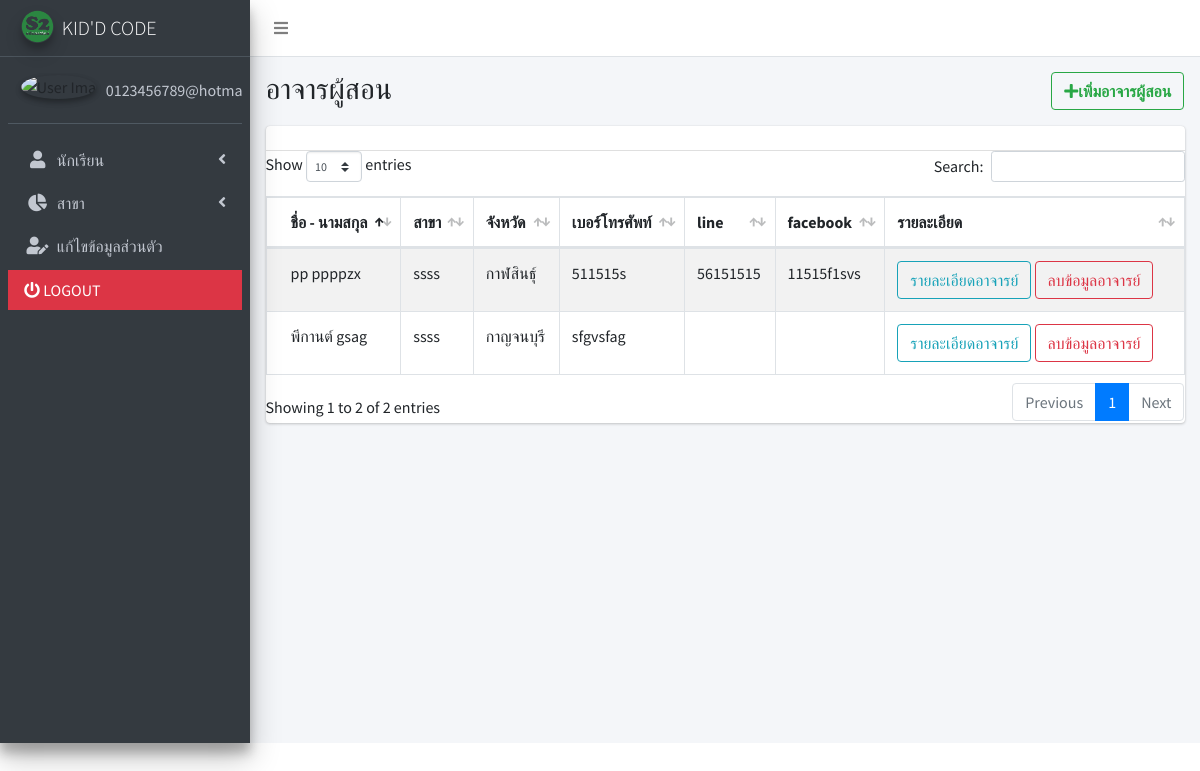
The app's page /admin/techdetail.php (signed in) with its own data.
### tables this page shows
CREATE TABLE `member` (
  `member_id` int(11) NOT NULL,
  `member_user` varchar(100) NOT NULL,
  `member_password` varchar(100) DEFAULT NULL,
  `member_photo` text DEFAULT NULL,
  `member_fullname` varchar(100) NOT NULL,
  `member_nickname` varchar(100) NOT NULL,
  `member_id_card_code` varchar(100) NOT NULL,
  `member_tel` varchar(20) DEFAULT NULL,
  `member_email` varchar(200) DEFAULT NULL,
  `member_facebook` varchar(100) DEFAULT NULL,
  `member_line` varchar(100) DEFAULT NULL,
  `member_stdate` date NOT NULL,
  `member_branch` varchar(11) DEFAULT NULL,
  `member_county` varchar(100) NOT NULL,
  `member_birth` date NOT NULL,
  `member_rank` varchar(100) NOT NULL,
  `member_status` varchar(100) NOT NULL
);

CREATE TABLE `branch` (
  `branch_id` varchar(11) NOT NULL,
  `branch_name` varchar(100) NOT NULL,
  `branch_address` text NOT NULL,
  `branch_county` varchar(100) NOT NULL,
  `branch_map` text NOT NULL,
  `branch_photo` text DEFAULT NULL,
  `branch_show` varchar(10) NOT NULL,
  `branch_onwer` int(11) NOT NULL
);

### admin/techdetail.php (the view, shortened to what this page needs)
<?php
  require('../condb.php');
  $sql1 = ("SELECT *  FROM member AS d1
            INNER JOIN branch AS d2
            ON  d1.member_branch = d2.branch_id AND member_rank = 't' AND member_status = 'อยู่ในระบบ'");
  $result1 = mysqli_query($conn, $sql1);
?>
<!DOCTYPE html>
<html lang="en">
<head>
  <link rel="stylesheet" href="../plugins/fontawesome-free/css/all.min.css">
  <link rel="stylesheet" href="../plugins/datatables-bs4/css/dataTables.bootstrap4.min.css">
  <link rel="stylesheet" href="../plugins/datatables-responsive/css/responsive.bootstrap4.min.css">
  <link rel="stylesheet" href="../plugins/datatables-buttons/css/buttons.bootstrap4.min.css">
  <link rel="stylesheet" href="../dist/css/adminlte.min.css">
</head>
<body class="hold-transition sidebar-mini">
<div class="wrapper">
  <nav class="main-header navbar navbar-expand navbar-white navbar-light">
    <ul class="navbar-nav">
      <li class="nav-item">
        <a class="nav-link" data-widget="pushmenu" href="#" role="button"><i class="fas fa-bars"></i></a>
      </li>
    </ul>
    </nav>
  <aside class="main-sidebar sidebar-dark-primary elevation-4">
    <a href="index.php" class="brand-link">
      <img src="../img/2.png" alt="kid'd code Logo" class="brand-image img-circle elevation-3" style="opacity: .8">
      <span class="brand-text font-weight-light">KID'D CODE</span>
    </a>
    <div class="sidebar">
      <div class="user-panel mt-3 pb-3 mb-3 d-flex">
        <div class="image">
          <img src="<?php echo $_SESSION['photo'];?>" class="img-circle elevation-2" alt="User Image">
        </div>
        <div class="info">
          <a href="index.php" class="d-block"><?php echo $_SESSION['fullname'];?></a>
        </div>
      </div>
      <nav class="mt-2">
        <ul class="nav nav-pills nav-sidebar flex-column" data-widget="treeview" role="menu" data-accordion="false">
               <li class="nav-item">
                <a href="#" class="nav-link">
                  <i class="nav-icon fas fa-user"></i>
                  <p>
                    นักเรียน
                    <i class="fas fa-angle-left right"></i>
                  </p>
                </a>
              </li>
              <li class="nav-item">
                <a href="#" class="nav-link">
                  <i class="nav-icon fas fa-chart-pie"></i>
                  <p>
                    สาขา
                    <i class="right fas fa-angle-left"></i>
                  </p>
                </a>
                  <li class="nav-item">
                    <a href="edit.php" class="nav-link">
                        <i class="nav-icon fas fa-user-edit"></i>
                      <p>
                        แก้ไขข้อมูลส่วนตัว
                      </p>
                    </a>
                  </li>
                  <li class="btn-danger">
                  <a href="addclass.php?logout='1'" class="nav-link ">
                    <i class="fas fa-power-off" style="color: white;"> </i>
                  <p style="color: white;">
                   LOGOUT
                  </p>
                </a>
              </li>
          </li>
        </ul>
      </nav>
    </div>
  </aside>
  <div class="content-wrapper">
    <div class="content-header">
      <div class="container-fluid">
        <div class="row mb-3">
        <div class="col-sm-2">
              <h1>อาจารผู้สอน</h1>
            </div>
            <div class="col-sm-10">
              <ol class="breadcrumb float-sm-right">
            <button type="button" class="btn btn-outline-success " data-toggle="modal" data-target="#modal-default"><i class="nav-icon fas fa-plus">เพิ่มอาจารผู้สอน</i></button>
              </ol>
            </div>
        </div>
            <form>
              <div class="row">
                <div class="col-12">
                  <div class="card">
                    <div class="card-header">
                    </div>
                    <div class="card-body table-responsive p-0" style="height: 100%;">
                      <table id="example1" class="table table-bordered table-striped">
                        <thead>
                        <tr>
                          <th>ชื่อ - นามสกุล</th>
                          <th>สาขา</th>
                          <th>จังหวัด</th>
                          <th>เบอร์โทรศัพท์</th>
                          <th>line</th>
                          <th>facebook</th>
                          <th>รายละเอียด</th>
                        </tr>
                      </thead>
                      <tbody>
                        <?php while($row = mysqli_fetch_array($result1, MYSQLI_ASSOC)) {?>
                        <tr>
                          <td><?php echo $row['member_fullname']; ?></td>
                          <td><?php echo $row['branch_name']; ?></td>
                          <td><?php echo $row['member_county']; ?></td>
                          <td><?php echo $row['member_tel']; ?></td>
                          <td><?php echo $row['member_line']; ?></td>
                          <td><?php echo $row['member_facebook']; ?></td>
                          <td><a href="techdetail2.php?show_id=<?php echo $row['member_id']; ?>"><button type="button" class="btn btn-outline-info">รายละเอียดอาจารย์</button></a>
                          <a href="deletetech.php?del_id=<?php echo $row['member_id']; ?>" class="btn btn-outline-danger"  onclick="return confirm('ต้องการลบอาจารย์คนนี้ไหม')">ลบข้อมูลอาจารย์</a></td>
                        </tr>
                        <?php }?>
                        </tbody>
                      </table>
                    </div>
                  </div>
                </div>
              </div>
            </form>
          </div>
    </div>
  </div>
</div>
</body>
</html>

### records on screen
member: member_fullname "พีกานต์ gsag", member_branch.branch_name "ssss", member_county "กาญจนบุรี", member_tel "sfgvsfag"
member: member_fullname "pp ppppzx", member_branch.branch_name "ssss", member_county "กาฬสินธุ์", member_tel "511515s", member_line "56151515", member_facebook "11515f1svs"
